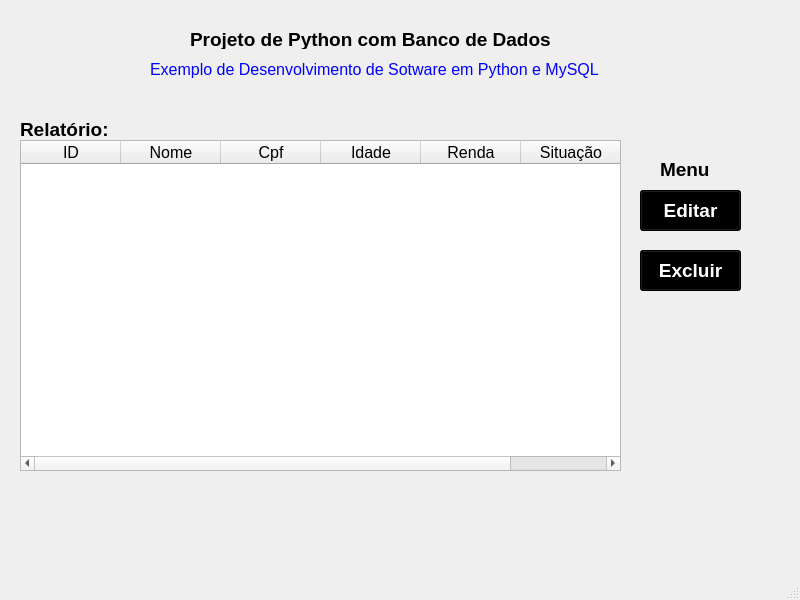
<?xml version="1.0" encoding="UTF-8"?>
<ui version="4.0">
 <class>MainWindow</class>
 <widget class="QMainWindow" name="MainWindow">
  <property name="geometry">
   <rect>
    <x>0</x>
    <y>0</y>
    <width>800</width>
    <height>600</height>
   </rect>
  </property>
  <property name="windowTitle">
   <string>MainWindow</string>
  </property>
  <widget class="QWidget" name="centralwidget">
   <widget class="QLabel" name="label_2">
    <property name="geometry">
     <rect>
      <x>150</x>
      <y>60</y>
      <width>451</width>
      <height>19</height>
     </rect>
    </property>
    <property name="font">
     <font>
      <family>Arial</family>
      <pointsize>12</pointsize>
      <bold>false</bold>
     </font>
    </property>
    <property name="styleSheet">
     <string notr="true">color:rgb(0, 0, 255)</string>
    </property>
    <property name="text">
     <string>Exemplo de Desenvolvimento de Sotware em Python e MySQL</string>
    </property>
   </widget>
   <widget class="QLabel" name="label">
    <property name="geometry">
     <rect>
      <x>190</x>
      <y>30</y>
      <width>371</width>
      <height>19</height>
     </rect>
    </property>
    <property name="font">
     <font>
      <family>Arial</family>
      <pointsize>14</pointsize>
      <bold>true</bold>
     </font>
    </property>
    <property name="text">
     <string>Projeto de Python com Banco de Dados</string>
    </property>
   </widget>
   <widget class="QLabel" name="label_3">
    <property name="geometry">
     <rect>
      <x>20</x>
      <y>120</y>
      <width>91</width>
      <height>19</height>
     </rect>
    </property>
    <property name="font">
     <font>
      <family>Arial</family>
      <pointsize>14</pointsize>
      <bold>true</bold>
     </font>
    </property>
    <property name="text">
     <string>Relatório:</string>
    </property>
   </widget>
   <widget class="QTableWidget" name="tableCadastros">
    <property name="geometry">
     <rect>
      <x>20</x>
      <y>140</y>
      <width>601</width>
      <height>331</height>
     </rect>
    </property>
    <property name="font">
     <font>
      <family>Arial</family>
      <pointsize>12</pointsize>
     </font>
    </property>
    <column>
     <property name="text">
      <string>ID</string>
     </property>
    </column>
    <column>
     <property name="text">
      <string>Nome</string>
     </property>
    </column>
    <column>
     <property name="text">
      <string>Cpf</string>
     </property>
    </column>
    <column>
     <property name="text">
      <string>Idade</string>
     </property>
    </column>
    <column>
     <property name="text">
      <string>Renda</string>
     </property>
    </column>
    <column>
     <property name="text">
      <string>Situação</string>
     </property>
    </column>
   </widget>
   <widget class="QPushButton" name="btnSalvar">
    <property name="geometry">
     <rect>
      <x>640</x>
      <y>190</y>
      <width>101</width>
      <height>41</height>
     </rect>
    </property>
    <property name="font">
     <font>
      <family>Arial</family>
      <pointsize>14</pointsize>
      <bold>true</bold>
     </font>
    </property>
    <property name="styleSheet">
     <string notr="true">background-color: rgb(0, 0, 0);
color: rgb(255, 255, 255);</string>
    </property>
    <property name="text">
     <string>Editar</string>
    </property>
   </widget>
   <widget class="QPushButton" name="btnExcluir">
    <property name="geometry">
     <rect>
      <x>640</x>
      <y>250</y>
      <width>101</width>
      <height>41</height>
     </rect>
    </property>
    <property name="font">
     <font>
      <family>Arial</family>
      <pointsize>14</pointsize>
      <bold>true</bold>
     </font>
    </property>
    <property name="styleSheet">
     <string notr="true">background-color: rgb(0, 0, 0);
color: rgb(255, 255, 255);</string>
    </property>
    <property name="text">
     <string>Excluir</string>
    </property>
   </widget>
   <widget class="QLabel" name="label_4">
    <property name="geometry">
     <rect>
      <x>660</x>
      <y>160</y>
      <width>51</width>
      <height>19</height>
     </rect>
    </property>
    <property name="font">
     <font>
      <family>Arial</family>
      <pointsize>14</pointsize>
      <bold>true</bold>
     </font>
    </property>
    <property name="text">
     <string>Menu</string>
    </property>
   </widget>
  </widget>
  <widget class="QMenuBar" name="menubar">
   <property name="geometry">
    <rect>
     <x>0</x>
     <y>0</y>
     <width>800</width>
     <height>33</height>
    </rect>
   </property>
  </widget>
  <widget class="QStatusBar" name="statusbar"/>
 </widget>
 <resources/>
 <connections/>
</ui>
